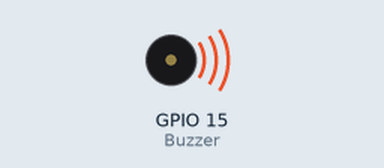
Recording of a program running on a simulated ESP32 board running MicroPython. On the bench: buzzer (waves = sounding, pin HIGH). Library files of the repository ran but are not shown: hcsr04.py; pins used as bus, display or sensor lines are not drawn.

Above: at 0.1 s.
Timing chart, 0 to 1.6 s (numbered marks = the images above):
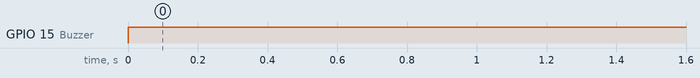

Measured:
- by itself, GPIO 15 (Buzzer): LOW → HIGH at 0.00 s

The program:

Micropytyon_esp_32.py
```python
import machine
import time
from hcsr04 import HCSR04

sensor = HCSR04(trigger_pin=2, echo_pin=0, echo_timeout_us=100000)


Buzzer= machine.Pin(15, machine.Pin.OUT)
led = machine.Pin(2, machine.Pin.OUT)
while True:
    Buzzer.value(1)
    led.value(1)
    time.sleep(0.5)
    led.value(0)
try:
    distance = sensor.distance_cm()
    print('Distance:', distance, 'cm')
except OSError as ex:
    print('ERROR getting distance:', ex)
```
